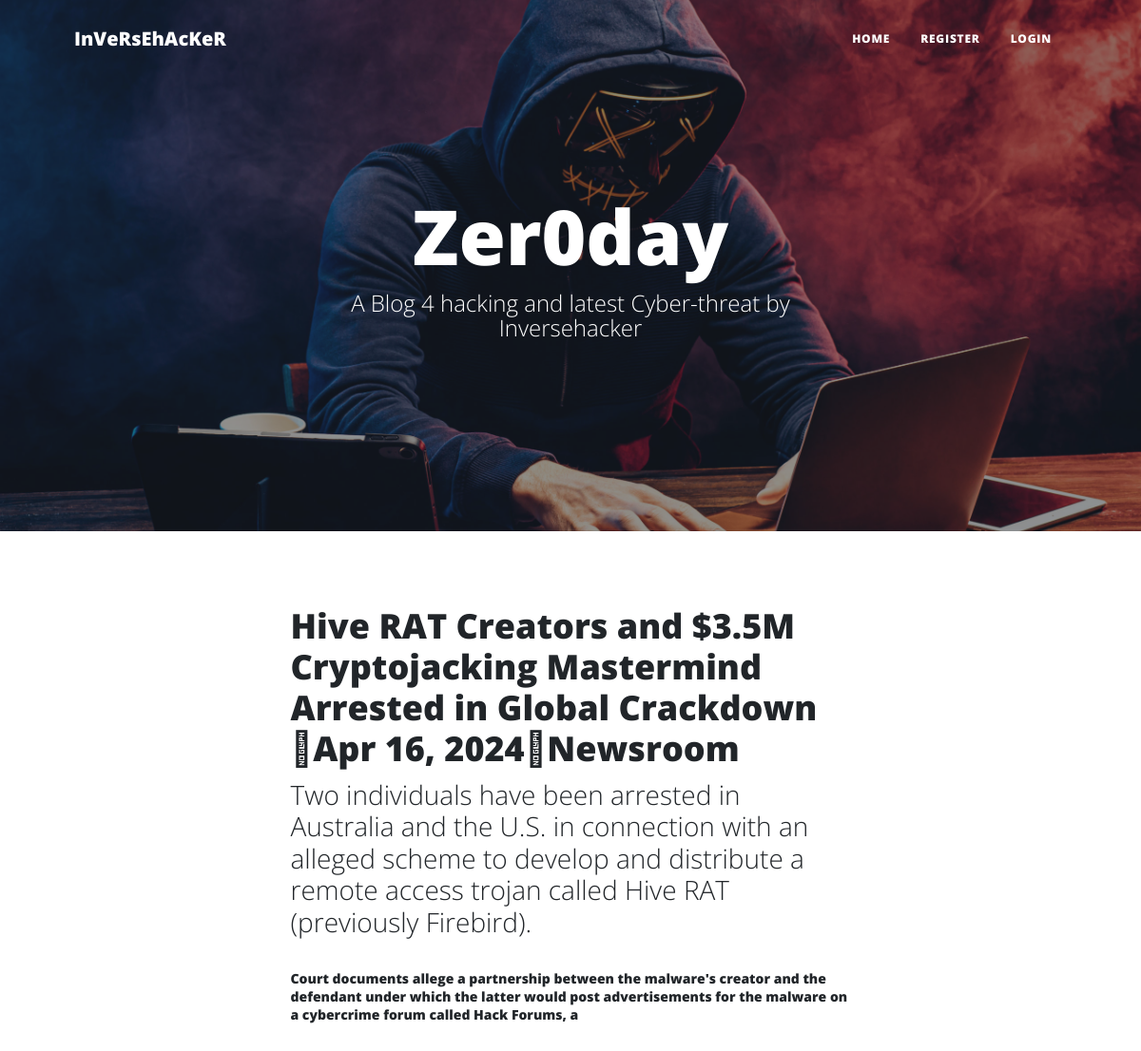
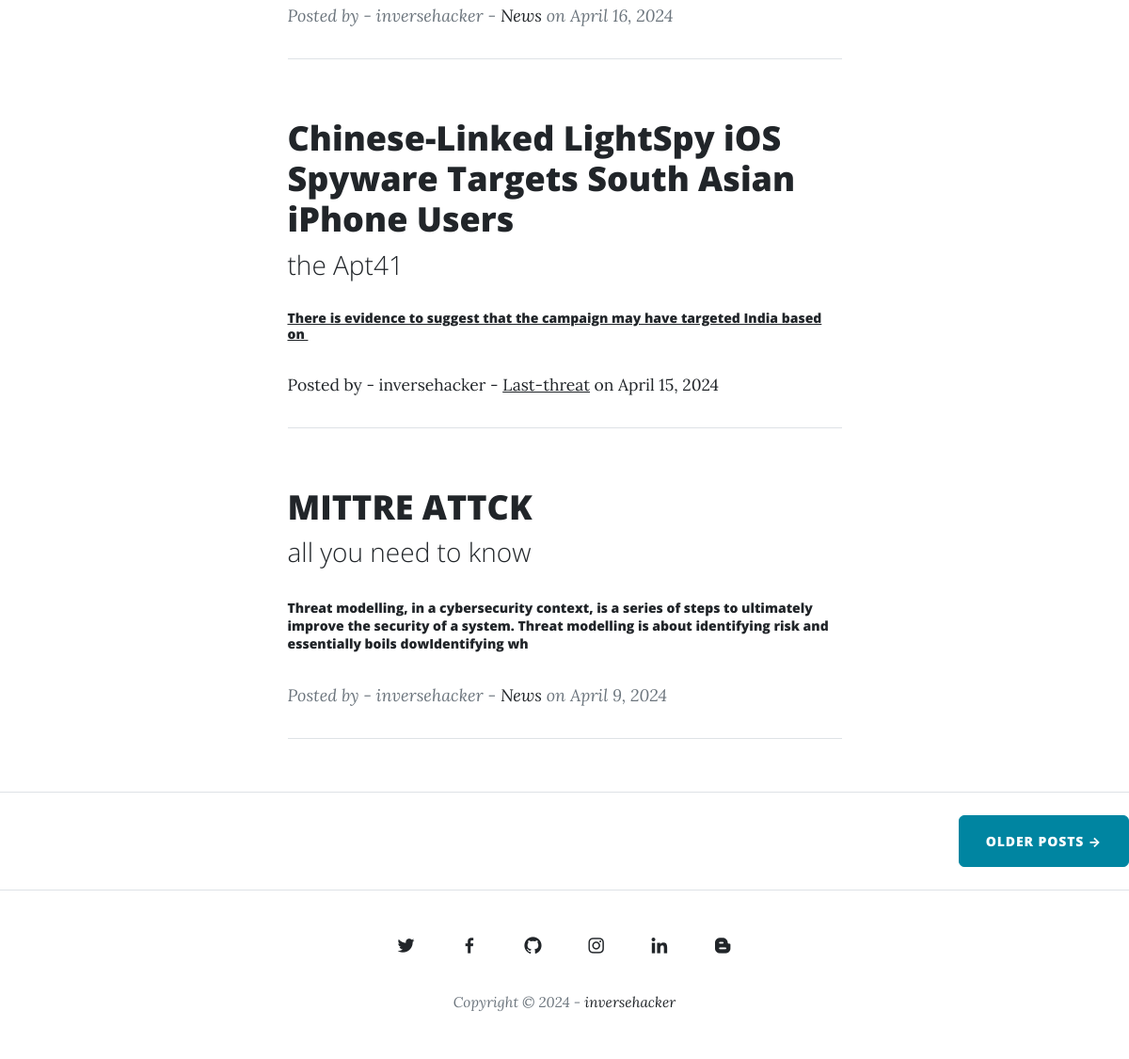
The page / on the database its author committed (2 pictures, top to bottom).
### zeroday/models.py (models this page shows, shortened)
class Post(models.Model):
    title = models.CharField(max_length=255)
    header_image = models.ImageField(null=True, blank=True, upload_to="Images/")
    author = models.ForeignKey(User, on_delete=models.CASCADE)
    subtitle = models.CharField(max_length=255)
    intro = RichTextField(blank=True, null=True)
    body = RichTextField(blank=True, null=True)
    conclusion = RichTextField(blank=True, null=True)
    post_date = models.DateField(auto_now_add=True)
    category = models.CharField(max_length=255, default='news')
    likes = models.ManyToManyField(User, related_name='blog_posts')

### zeroday/views.py (the view)
# urls.py: path('', HomeView.as_view(), name="home"),
class HomeView(ListView):
     model = Post
     template_name = 'home.html'
     ordering = ['-id']

### zeroday/templates/home.html (shortened to what this page needs)
{% extends 'base.html' %}
{% block content %}
{% for post in object_list %}
<div class="container px-4 px-lg-5">
    <div class="row gx-4 gx-lg-5 justify-content-center">
        <div class="col-md-10 col-lg-8 col-xl-7">
            <div class="post-preview">
                <a href="{% url 'article-detail' post.pk %}">
                    <h2 class="post-title">{{ post.title }}</h2>
                    <h3 class="post-subtitle">{{ post.subtitle }}</h3>
                    <p>
                        <h6><small>{{ post.body|slice:":200"|safe }}</small></h6>
                    </p>
                </a>
                <p class="post-meta">
                    Posted by
                     - {{ post.author}} - <a href="{% url 'category' post.category|slugify %}">{{ post.category }}</a>
                    on {{ post.post_date }}
                    <br><hr>
                </p>
            </div>
        </div>
    </div>
</div>
{% endfor %}
<hr class="my-4" />
<div class="d-flex justify-content-end mb-4"><a class="btn btn-primary text-uppercase" href="#!">Older Posts →</a></div>
{% endblock content %}

### rows shown on the page
Post: title "Hive RAT Creators and $3.5M Cryptojacking Mastermind Arrested in Global Crackdown Apr 16, 2024Newsroom", subtitle "Two individuals have been arrested in Australia and the U.S. in connection with an alleged scheme to develop and distribute a remote access trojan called Hive RAT (previously Firebird).", body "Court documents allege a partnership between the malware's creator and the defendant under which the latter would post advertisements for the malware on a cybercrime forum called Hack Forums, a", author "inversehacker", category "News", post_date "April 16, 2024"
Post: title "Chinese-Linked LightSpy iOS Spyware Targets South Asian iPhone Users", subtitle "the Apt41", body "There is evidence to suggest that the campaign may have targeted India based on", author "inversehacker", category "Last-threat", post_date "April 15, 2024"
Post: title "MITTRE ATTCK", subtitle "all you need to know", body "Threat modelling, in a cybersecurity context, is a series of steps to ultimately improve the security of a system. Threat modelling is about identifying risk and essentially boils dowIdentifying wh", author "inversehacker", category "News", post_date "April 9, 2024"
